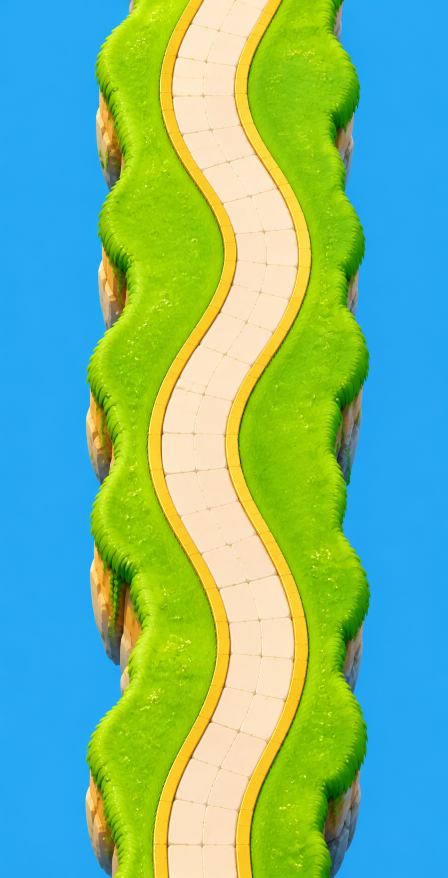
#> input picture pipeline/sky/assets/c_clean.png, 896 x 1755 px (shown at 1/2 size)
$ python bake_tiles.py
#> lines starting #> are read from the running program, lines starting #| are printed output that depends on the picture; after the words box and inside, x2 and y2 are one past the last pixel; in counts of white or black regions, pixels touching at a corner belong together
"""Turn the generated island strips into genuinely tileable segments.

The old map cut a one-off painting into three chunks whose silhouettes did not
agree, so every join had to be hidden under a cloud. These tile by
construction: the top BAND rows and the bottom BAND rows of EVERY variant are
replaced by the same shared band N, taken from variant 0. Stacking any mix of
variants at a step of (h - BAND) therefore puts identical pixels over each
other, and the join is exact with no feathering and nothing to cover it.
"""
import json
import numpy as np
from PIL import Image
from scipy import ndimage

BAND = 0.12
SRCS = ["assets/c_clean.png"]
OUTS = ["assets/tile1.png"]
N = 41


def key(path, size=None):
#> called with path = 'assets/c_clean.png'
    im = Image.open(path).convert("RGB")
#> im is the input picture: PIL image 896x1755 RGB; mean R, G, B 119.8, 185.4, 137.6
    if size and im.size != size:
        im = im.resize(size, Image.LANCZOS)
    a = np.asarray(im).astype(np.int16)
    h, w, _ = a.shape
#> h = 1755; w = 896

    sky = np.median(a[:, :12].reshape(-1, 3), axis=0)
#> sky = [39, 167, 242]
    dist = np.sqrt(((a - sky) ** 2).sum(axis=2))
    lab, _ = ndimage.label(dist < 48)
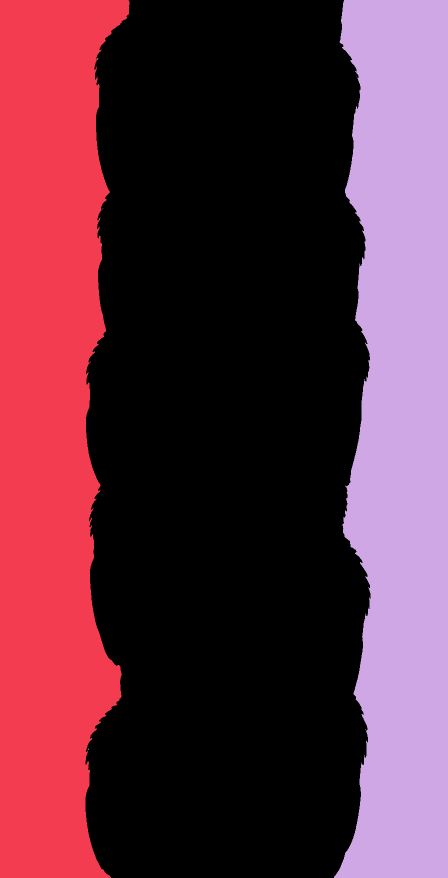
#> lab: shape (1755, 896) int32 (shown at 1/2 size); 13 distinct labels, from 0 to 12; one colour per label, 0 black
    border = set(lab[0]) | set(lab[-1]) | set(lab[:, 0]) | set(lab[:, -1])
#> border = 3 items
    border.discard(0)
    outside = np.isin(lab, list(border))
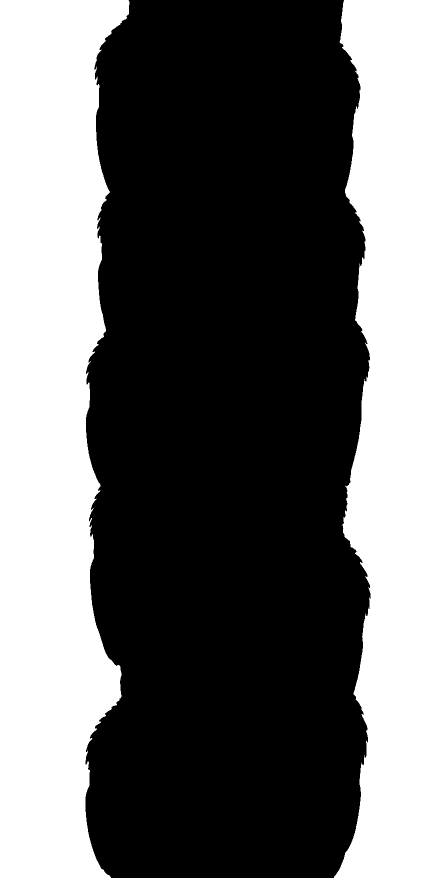
#> outside: shape (1755, 896) bool (shown at 1/2 size); 42.1% white; 2 white regions, box (x1, y1, x2, y2) and area: (0, 0, 259, 1755) 342869, (668, 0, 896, 1755) 319846

    alpha = np.ones((h, w), np.float32)
    alpha[outside] = np.clip((dist[outside] - 26) / 22, 0, 1)

    # despill the blue halo the cut leaves on the edge
    edge = (alpha > 0.02) & (alpha < 0.995)
#> edge: shape (1755, 896) bool; 0.07% white in thin lines or dots, all inside (x1, y1, x2, y2) = (171, 0, 742, 1755)
    b = a[..., 2]
    cap = np.maximum(a[..., 0], a[..., 1])
    a[..., 2] = np.where(edge & (b > cap), cap + (b - cap) * 0.25, b)
#> a: shape (1755, 896, 3) int16; mean R, G, B 119.8, 185.4, 137.6
    return np.dstack([a.astype(np.uint8), (alpha * 255).astype(np.uint8)]).astype(np.uint8)


def measure(rgba):
    h, w, _ = rgba.shape
    r, g, bl = rgba[..., 0].astype(int), rgba[..., 1].astype(int), rgba[..., 2].astype(int)
    op = rgba[..., 3] > 140
    cream = op & (r > 205) & (g > 190) & (bl > 150) & (r - bl > 8) & (r - bl < 100)
    gold = op & (r > 195) & (g > 140) & (bl < 140) & (r - bl > 80)
    road = cream | gold
    grass = op & (g > 110) & (g - r > 18) & (g - bl > 30)

    cols = {k: [] for k in ("roadX", "landL", "landR", "grassL", "grassR")}
    for y in np.linspace(0, h - 1, N).astype(int):
        xs = np.nonzero(road[y])[0]
        cols["roadX"].append(round(float(xs.mean()) / w, 4) if len(xs) > 20 else None)
        xs = np.nonzero(op[y])[0]
        cols["landL"].append(round(float(xs.min()) / w, 4) if len(xs) else None)
        cols["landR"].append(round(float(xs.max()) / w, 4) if len(xs) else None)
        xs = np.nonzero(grass[y])[0]
        cols["grassL"].append(round(float(xs.min()) / w, 4) if len(xs) > 8 else None)
        cols["grassR"].append(round(float(xs.max()) / w, 4) if len(xs) > 8 else None)

    def fill(v, dflt):
        out = list(v)
        for i, x in enumerate(out):
            if x is None:
                prev = next((out[j] for j in range(i - 1, -1, -1) if out[j] is not None), None)
                nxt = next((out[j] for j in range(i + 1, len(out)) if out[j] is not None), None)
                out[i] = dflt if prev is None and nxt is None else \
                    prev if nxt is None else nxt if prev is None else round((prev + nxt) / 2, 4)
        return out

    return {k: fill(v, 0.5) for k, v in cols.items()}


imgs = []
size = None
for p in SRCS:
    rgba = key(p, size)
    if size is None:
        size = (rgba.shape[1], rgba.shape[0])
#> size = (896, 1755)
    imgs.append(rgba)

h, w, _ = imgs[0].shape
#> h = 1755; w = 896
band = int(round(h * BAND))
#> band = 211
# the shared band: variant 0's bottom band easing into variant 0's top band, so
# it joins its own interior smoothly at both ends
t = np.linspace(0.0, 1.0, band)
#> t = 211 values from 0 to 1
t = (0.5 - 0.5 * np.cos(np.pi * t))[:, None, None]
shared = (imgs[0][h - band:].astype(np.float32) * (1 - t)
          + imgs[0][:band].astype(np.float32) * t).astype(np.uint8)
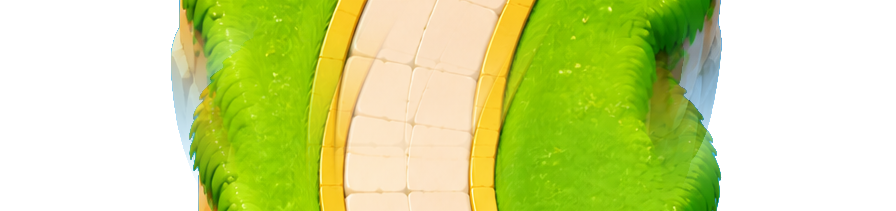
#> shared: shape (211, 896, 4); mean of channels 0, 1, 2, 3 118.7, 184.2, 135.2, 149.7; transparent parts drawn white

meta = {"w": w, "h": h, "aspect": round(w / h, 5), "band": round(BAND, 4),
        "rows": N, "variants": []}
for rgba, out in zip(imgs, OUTS):
    rgba[:band] = shared
    rgba[h - band:] = shared
    Image.fromarray(rgba, "RGBA").save(out)
    meta["variants"].append(measure(rgba))
    print(out, "road top/bottom", meta["variants"][-1]["roadX"][0], meta["variants"][-1]["roadX"][-1])
#> this loop made 1 pass
#> (h in measure, w in measure) on pass 1: (1755, 896)
#| assets/tile1.png road top/bottom 0.4843 0.4408
#> pass 1, `Image.fromarray(rgba, "RGBA").save(out)`:
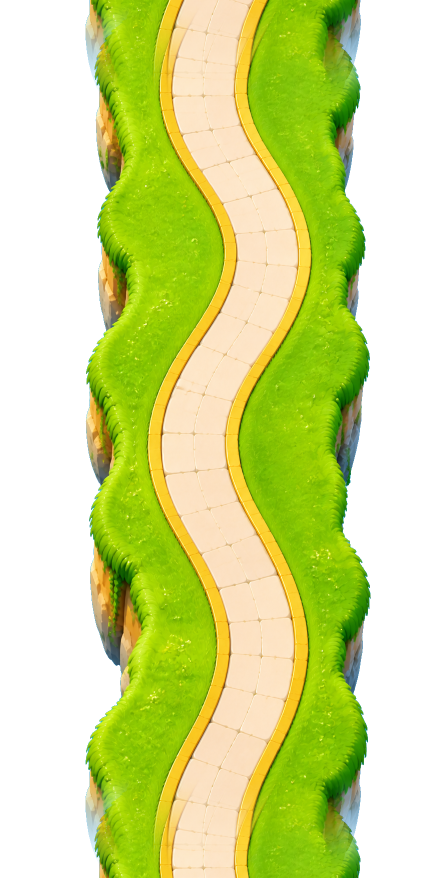
#> saved as tile1.png: PIL image 896x1755 RGBA (shown at 1/2 size); mean R, G, B, A 120, 185.3, 135.9, 149; transparent parts drawn white
#> pass 1, in measure, `r, g, bl = rgba[..., 0].astype(int), rgba[..., 1].astype(int), rgba[....`:
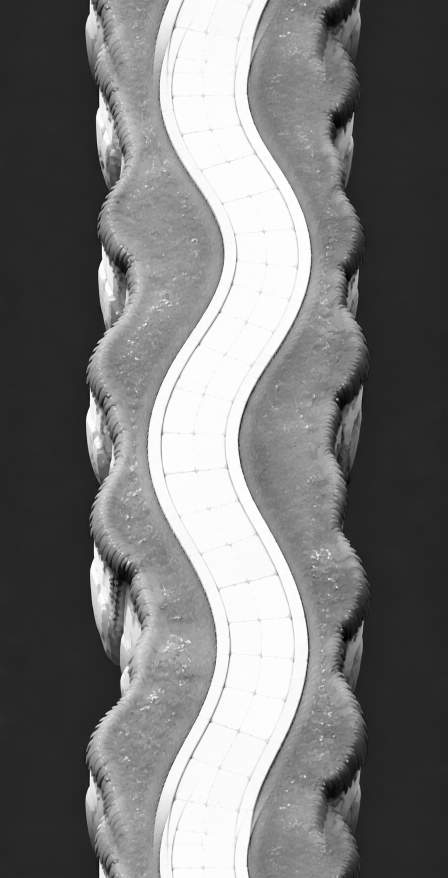
#> r: shape (1755, 896) int64 (shown at 1/2 size); min 0, max 255, mean 120
#> pass 1, in measure, `r, g, bl = rgba[..., 0].astype(int), rgba[..., 1].astype(int), rgba[....`:
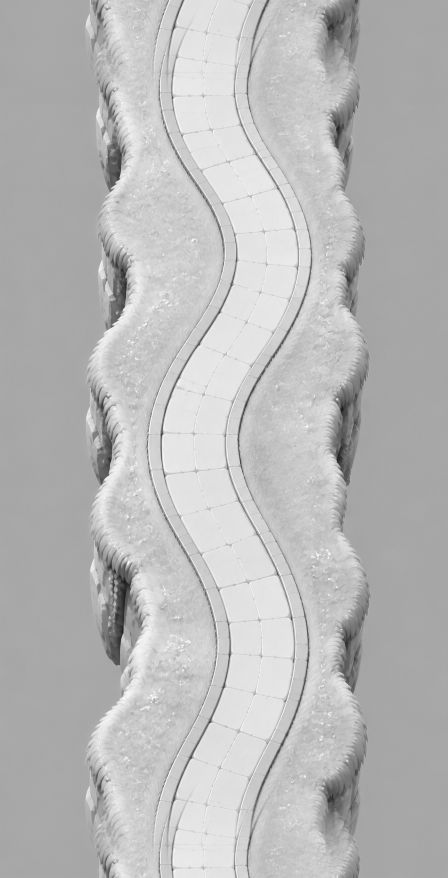
#> g: shape (1755, 896) int64 (shown at 1/2 size); min 20, max 255, mean 185.3
#> pass 1, in measure, `r, g, bl = rgba[..., 0].astype(int), rgba[..., 1].astype(int), rgba[....`:
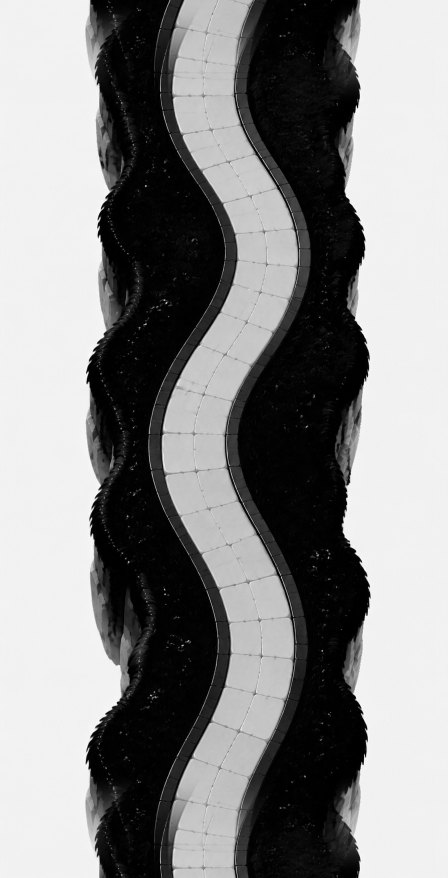
#> bl: shape (1755, 896) int64 (shown at 1/2 size); min 0, max 255, mean 135.9

json.dump(meta, open("assets/tile.json", "w"), indent=1)
print("tiles", w, "x", h, "band", band)
#| tiles 896 x 1755 band 211

$ run again, with pipeline/sky/assets/btn_edit.png copied over pipeline/sky/assets/c_clean.png
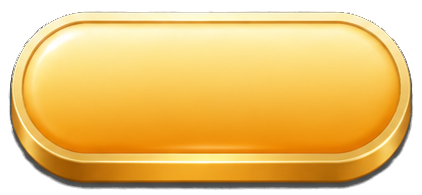
#> input picture pipeline/sky/assets/btn_edit.png, 422 x 195 px
#> sky = [122, 121, 121]
#> in key, `lab, _ = ndimage.label(dist < 48)`:
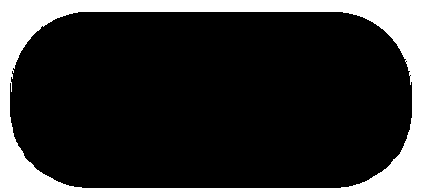
#> lab: shape (195, 422) int32; values 0 (black) and 1 (white), 20.6% white; 1 white region, box (x1, y1, x2, y2) and area: (0, 0, 422, 195) 16935
#> border = 1 item
#> edge: shape (195, 422) bool; 1.7% white in thin lines or dots, all inside (x1, y1, x2, y2) = (8, 11, 414, 190)
#> the loop `for rgba, out in zip(imgs, OUTS):` made 1 pass
#> (h in measure, w in measure) on pass 1: (195, 422)
#> (printed output is left out)
#> pass 1, in measure, `r, g, bl = rgba[..., 0].astype(int), rgba[..., 1].astype(int), rgba[....`:
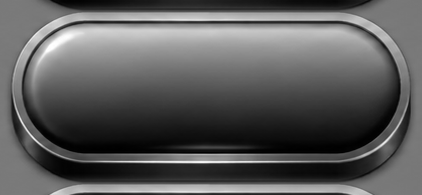
#> bl: shape (195, 422) int64; min 0, max 255, mean 91.7
#| tiles 422 x 195 band 23
